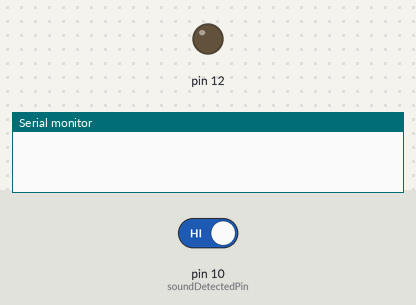
The sketch below on a simulated Arduino Uno, built with avr-gcc and run on an emulated ATmega328P. Parts: output pins drawn as LEDs (lit = HIGH), the last lines printed to the serial monitor. Inputs (shaded band) come from the test bench; at power-on: pin 10 (soundDetectedPin) HIGH.

Above: at 1.2 s.
1.3 s: pin 10 (soundDetectedPin) driven LOW
At 2.5 s:
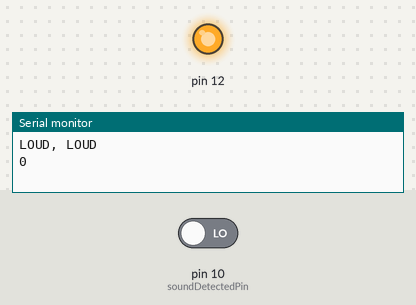
2.8 s: pin 10 (soundDetectedPin) driven HIGH
At 4.0 s:
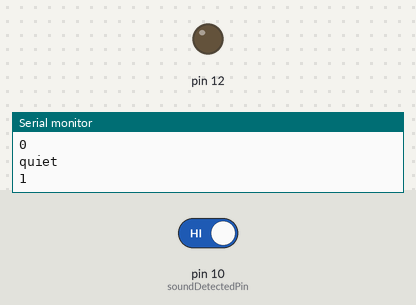
Timing chart, 0 to 5.8 s (numbered marks = the images above; inputs shaded):
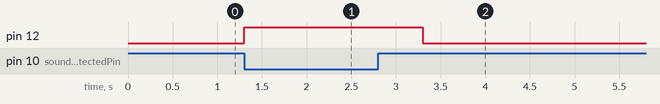

The sketch:

soundsensor.ino
```cpp
//Henry's Bench
//Arduino Sound Detection Sensor Module

int soundDetectedPin = 10; // Use Pin 10 as our Input
int soundDetectedVal = HIGH; // This is where we record our Sound Measurement
boolean bAlarm = false;

unsigned long lastSoundDetectTime; // Record the time that we measured a sound


int soundAlarmTime = 500; // Number of milli seconds to keep the sound alarm high


void setup ()
{
  Serial.begin(9600);
  pinMode (soundDetectedPin, INPUT) ; // input from the Sound Detection Module
  pinMode(12,OUTPUT);
}
void loop ()
{
  soundDetectedVal = digitalRead (soundDetectedPin) ; // read the sound alarm time
  if (soundDetectedVal == LOW) // If we hear a sound
  {

    lastSoundDetectTime = millis(); // record the time of the sound alarm
    // The following is so you don't scroll on the output screen
    if (!bAlarm){
      Serial.println("LOUD, LOUD");
      Serial.println(soundDetectedVal);
      digitalWrite(12,HIGH);
      bAlarm = true;
    }
  }
  else
  {
    if( (millis()-lastSoundDetectTime) > soundAlarmTime  &&  bAlarm){
      Serial.println("quiet");
      Serial.println(soundDetectedVal);
      bAlarm = false;
      digitalWrite(12,LOW);
    }
  }
}
```

Measured:
- after the input at 1.3 s, pin 12: LOW → HIGH at once
- after the input at 2.8 s, pin 12: HIGH → LOW after 0.50 s
